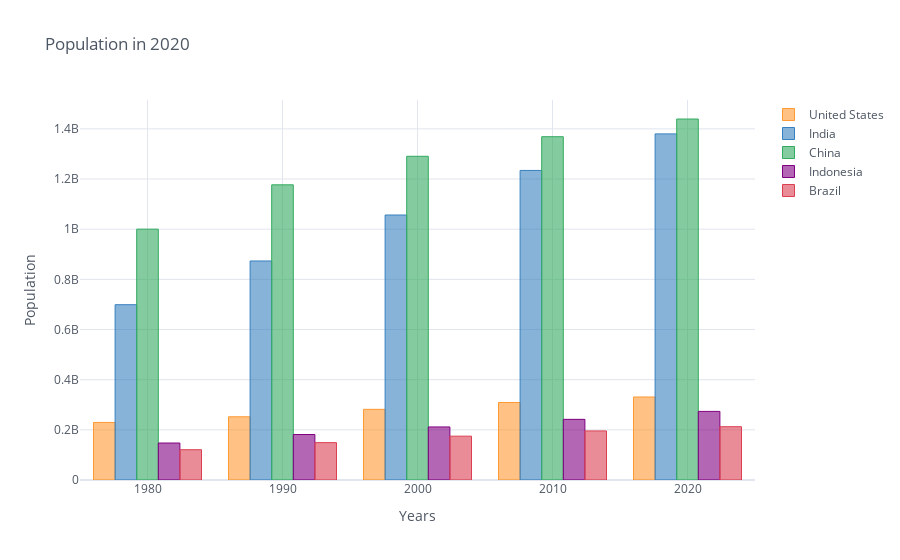

Notebook code for this chart:
### Markdown cell above
# 3. Multiple Barplot

### Code cell
df_population_2020_sample = df_population[df_population.index.isin([1980,1990,2000,2010,2020])]
df_population_2020_sample.iplot(kind='bar', xTitle='Years', yTitle='Population', title='Population in 2020')

### Figure 1 — Plotly figure (JSON) as saved in the notebook; plotly's stock layout.template omitted (floating-point values rounded to 4 significant figures)
{"data": [{"marker": {"color": "rgba(255, 153, 51, 0.6)", "line": {"color": "rgba(255, 153, 51, 1.0)", "width": 1}}, "name": "United States", "orientation": "v", "text": "", "type": "bar", "x": [1980, 1990, 2000, 2010, 2020], "y": [229476354, 252120309, 281710909, 309011475, 331002651]}, {"marker": {"color": "rgba(55, 128, 191, 0.6)", "line": {"color": "rgba(55, 128, 191, 1.0)", "width": 1}}, "name": "India", "orientation": "v", "text": "", "type": "bar", "x": [1980, 1990, 2000, 2010, 2020], "y": [698952844, 873277798, 1056575549, 1234281170, 1380004385]}, {"marker": {"color": "rgba(50, 171, 96, 0.6)", "line": {"color": "rgba(50, 171, 96, 1.0)", "width": 1}}, "name": "China", "orientation": "v", "text": "", "type": "bar", "x": [1980, 1990, 2000, 2010, 2020], "y": [1000089235, 1176883674, 1290550765, 1368810615, 1439323776]}, {"marker": {"color": "rgba(128, 0, 128, 0.6)", "line": {"color": "rgba(128, 0, 128, 1.0)", "width": 1}}, "name": "Indonesia", "orientation": "v", "text": "", "type": "bar", "x": [1980, 1990, 2000, 2010, 2020], "y": [147447836, 181413402, 211513823, 241834215, 273523615]}, {"marker": {"color": "rgba(219, 64, 82, 0.6)", "line": {"color": "rgba(219, 64, 82, 1.0)", "width": 1}}, "name": "Brazil", "orientation": "v", "text": "", "type": "bar", "x": [1980, 1990, 2000, 2010, 2020], "y": [120694009, 149003223, 174790340, 195713635, 212559417]}], "layout": {"legend": {"bgcolor": "#FFFFFF", "font": {"color": "#4D5663"}}, "paper_bgcolor": "#FFFFFF", "plot_bgcolor": "#FFFFFF", "title": {"font": {"color": "#4D5663"}, "text": "Population in 2020"}, "xaxis": {"gridcolor": "#E1E5ED", "showgrid": true, "tickfont": {"color": "#4D5663"}, "title": {"font": {"color": "#4D5663"}, "text": "Years"}, "zerolinecolor": "#E1E5ED"}, "yaxis": {"gridcolor": "#E1E5ED", "showgrid": true, "tickfont": {"color": "#4D5663"}, "title": {"font": {"color": "#4D5663"}, "text": "Population"}, "zerolinecolor": "#E1E5ED"}}}
